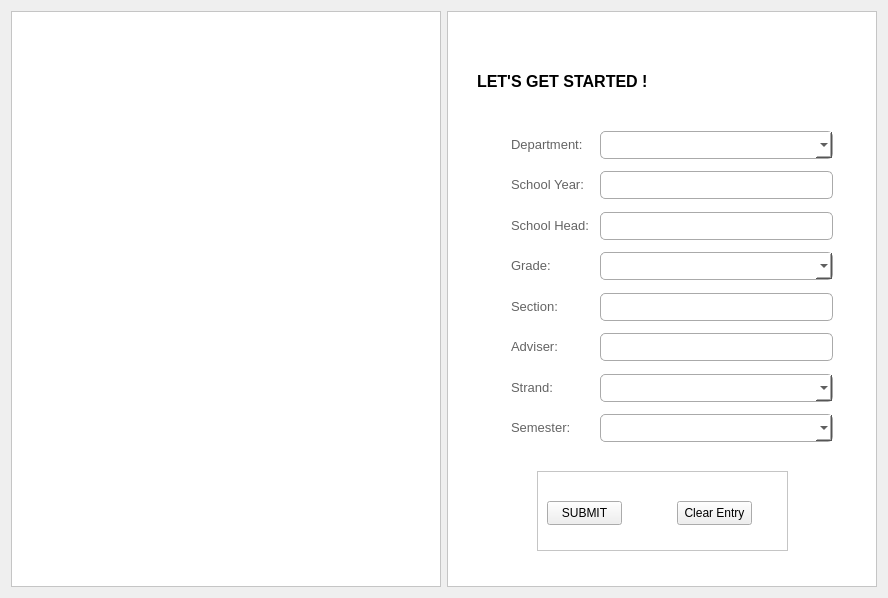
<?xml version="1.0" encoding="UTF-8"?>
<ui version="4.0">
 <class>register_2</class>
 <widget class="QFrame" name="register_2">
  <property name="geometry">
   <rect>
    <x>0</x>
    <y>0</y>
    <width>888</width>
    <height>598</height>
   </rect>
  </property>
  <property name="windowTitle">
   <string>Frame</string>
  </property>
  <property name="styleSheet">
   <string notr="true">QFrame{
	background-color: none;
}</string>
  </property>
  <layout class="QHBoxLayout" name="horizontalLayout">
   <item>
    <widget class="QFrame" name="frame">
     <property name="styleSheet">
      <string notr="true">QFrame{
	background-color: rgb(255, 255, 255);
}</string>
     </property>
     <property name="frameShape">
      <enum>QFrame::StyledPanel</enum>
     </property>
     <property name="frameShadow">
      <enum>QFrame::Raised</enum>
     </property>
     <widget class="QLabel" name="logo">
      <property name="geometry">
       <rect>
        <x>20</x>
        <y>30</y>
        <width>90</width>
        <height>80</height>
       </rect>
      </property>
      <property name="minimumSize">
       <size>
        <width>90</width>
        <height>80</height>
       </size>
      </property>
      <property name="maximumSize">
       <size>
        <width>80</width>
        <height>80</height>
       </size>
      </property>
      <property name="text">
       <string/>
      </property>
      <property name="pixmap">
       <pixmap>../assets/logo.png</pixmap>
      </property>
      <property name="scaledContents">
       <bool>true</bool>
      </property>
     </widget>
    </widget>
   </item>
   <item>
    <widget class="QFrame" name="frame_2">
     <property name="styleSheet">
      <string notr="true">QFrame{
	background-color: rgb(255, 255, 255);
}</string>
     </property>
     <property name="frameShape">
      <enum>QFrame::StyledPanel</enum>
     </property>
     <property name="frameShadow">
      <enum>QFrame::Raised</enum>
     </property>
     <widget class="QFrame" name="entryClassFrame">
      <property name="geometry">
       <rect>
        <x>50</x>
        <y>110</y>
        <width>346</width>
        <height>330</height>
       </rect>
      </property>
      <property name="minimumSize">
       <size>
        <width>0</width>
        <height>330</height>
       </size>
      </property>
      <property name="maximumSize">
       <size>
        <width>16777215</width>
        <height>1000</height>
       </size>
      </property>
      <property name="font">
       <font/>
      </property>
      <property name="styleSheet">
       <string notr="true">QFrame{
	border: 1px solid;
	border-color: rgb(255, 255, 255);
	border-radius: 20px;
	background-color: rgb(255, 255, 255);
}

QComboBox{
	border: 1px solid;
	border-color: rgb(170, 170, 170);
	border-radius: 5px;
	background-color: rgb(255, 255, 255);
	padding-left: 5px;
}

QComboBox:focus{
	border: 1px solid rgb(26, 191, 164);
}

QLineEdit{
	border: 1px solid;
	border-color: rgb(170, 170, 170);
	border-radius: 5px;
	background-color: rgb(255, 255, 255);
	padding-left: 5px;
}

QLineEdit:focus{
	border: 1px solid rgb(26, 191, 164);
}

QLabel{
	color: rgb(100, 100, 100);
}


	</string>
      </property>
      <property name="frameShape">
       <enum>QFrame::NoFrame</enum>
      </property>
      <property name="frameShadow">
       <enum>QFrame::Plain</enum>
      </property>
      <layout class="QFormLayout" name="formLayout">
       <property name="fieldGrowthPolicy">
        <enum>QFormLayout::AllNonFixedFieldsGrow</enum>
       </property>
       <property name="rowWrapPolicy">
        <enum>QFormLayout::DontWrapRows</enum>
       </property>
       <property name="verticalSpacing">
        <number>14</number>
       </property>
       <property name="bottomMargin">
        <number>9</number>
       </property>
       <item row="0" column="0">
        <widget class="QLabel" name="depLabel">
         <property name="font">
          <font>
           <pointsize>10</pointsize>
           <bold>false</bold>
          </font>
         </property>
         <property name="styleSheet">
          <string notr="true"/>
         </property>
         <property name="text">
          <string>Department:</string>
         </property>
        </widget>
       </item>
       <item row="0" column="1">
        <widget class="QComboBox" name="depCombo">
         <property name="minimumSize">
          <size>
           <width>0</width>
           <height>28</height>
          </size>
         </property>
         <property name="maximumSize">
          <size>
           <width>16777215</width>
           <height>28</height>
          </size>
         </property>
         <property name="font">
          <font>
           <pointsize>9</pointsize>
           <bold>false</bold>
          </font>
         </property>
         <property name="styleSheet">
          <string notr="true"/>
         </property>
        </widget>
       </item>
       <item row="1" column="0">
        <widget class="QLabel" name="syLabel">
         <property name="font">
          <font>
           <pointsize>10</pointsize>
           <bold>false</bold>
          </font>
         </property>
         <property name="styleSheet">
          <string notr="true"/>
         </property>
         <property name="text">
          <string>School Year:</string>
         </property>
        </widget>
       </item>
       <item row="1" column="1">
        <widget class="QLineEdit" name="syEntry">
         <property name="minimumSize">
          <size>
           <width>0</width>
           <height>28</height>
          </size>
         </property>
         <property name="maximumSize">
          <size>
           <width>16777215</width>
           <height>28</height>
          </size>
         </property>
         <property name="font">
          <font>
           <pointsize>9</pointsize>
           <bold>false</bold>
          </font>
         </property>
         <property name="styleSheet">
          <string notr="true"/>
         </property>
        </widget>
       </item>
       <item row="2" column="0">
        <widget class="QLabel" name="shLabel">
         <property name="font">
          <font>
           <pointsize>10</pointsize>
           <bold>false</bold>
          </font>
         </property>
         <property name="styleSheet">
          <string notr="true"/>
         </property>
         <property name="text">
          <string>School Head:</string>
         </property>
        </widget>
       </item>
       <item row="2" column="1">
        <widget class="QLineEdit" name="shEntry">
         <property name="minimumSize">
          <size>
           <width>0</width>
           <height>28</height>
          </size>
         </property>
         <property name="maximumSize">
          <size>
           <width>16777215</width>
           <height>28</height>
          </size>
         </property>
         <property name="font">
          <font>
           <pointsize>9</pointsize>
           <bold>false</bold>
          </font>
         </property>
         <property name="styleSheet">
          <string notr="true"/>
         </property>
        </widget>
       </item>
       <item row="3" column="0">
        <widget class="QLabel" name="gradeLabel">
         <property name="font">
          <font>
           <pointsize>10</pointsize>
           <bold>false</bold>
          </font>
         </property>
         <property name="styleSheet">
          <string notr="true"/>
         </property>
         <property name="text">
          <string>Grade:</string>
         </property>
        </widget>
       </item>
       <item row="3" column="1">
        <widget class="QComboBox" name="gradeCombo">
         <property name="minimumSize">
          <size>
           <width>0</width>
           <height>28</height>
          </size>
         </property>
         <property name="maximumSize">
          <size>
           <width>16777215</width>
           <height>28</height>
          </size>
         </property>
         <property name="font">
          <font>
           <pointsize>9</pointsize>
           <bold>false</bold>
          </font>
         </property>
         <property name="styleSheet">
          <string notr="true"/>
         </property>
        </widget>
       </item>
       <item row="4" column="0">
        <widget class="QLabel" name="sectionLabel">
         <property name="font">
          <font>
           <pointsize>10</pointsize>
           <bold>false</bold>
          </font>
         </property>
         <property name="styleSheet">
          <string notr="true"/>
         </property>
         <property name="text">
          <string>Section:</string>
         </property>
        </widget>
       </item>
       <item row="4" column="1">
        <widget class="QLineEdit" name="sectionEntry">
         <property name="minimumSize">
          <size>
           <width>0</width>
           <height>28</height>
          </size>
         </property>
         <property name="maximumSize">
          <size>
           <width>16777215</width>
           <height>28</height>
          </size>
         </property>
         <property name="font">
          <font>
           <pointsize>9</pointsize>
           <bold>false</bold>
          </font>
         </property>
         <property name="styleSheet">
          <string notr="true"/>
         </property>
        </widget>
       </item>
       <item row="6" column="0">
        <widget class="QLabel" name="strandLabel">
         <property name="font">
          <font>
           <pointsize>10</pointsize>
           <bold>false</bold>
          </font>
         </property>
         <property name="styleSheet">
          <string notr="true"/>
         </property>
         <property name="text">
          <string>Strand:</string>
         </property>
        </widget>
       </item>
       <item row="6" column="1">
        <widget class="QComboBox" name="strandCombo">
         <property name="minimumSize">
          <size>
           <width>0</width>
           <height>28</height>
          </size>
         </property>
         <property name="maximumSize">
          <size>
           <width>16777215</width>
           <height>28</height>
          </size>
         </property>
         <property name="font">
          <font>
           <pointsize>9</pointsize>
           <bold>false</bold>
          </font>
         </property>
         <property name="styleSheet">
          <string notr="true"/>
         </property>
        </widget>
       </item>
       <item row="5" column="0">
        <widget class="QLabel" name="advLabel">
         <property name="font">
          <font>
           <pointsize>10</pointsize>
           <bold>false</bold>
          </font>
         </property>
         <property name="styleSheet">
          <string notr="true"/>
         </property>
         <property name="text">
          <string>Adviser:</string>
         </property>
        </widget>
       </item>
       <item row="5" column="1">
        <widget class="QLineEdit" name="advEntry">
         <property name="minimumSize">
          <size>
           <width>0</width>
           <height>28</height>
          </size>
         </property>
         <property name="maximumSize">
          <size>
           <width>16777215</width>
           <height>28</height>
          </size>
         </property>
         <property name="font">
          <font>
           <pointsize>9</pointsize>
           <bold>false</bold>
          </font>
         </property>
         <property name="styleSheet">
          <string notr="true"/>
         </property>
        </widget>
       </item>
       <item row="7" column="0">
        <widget class="QLabel" name="semLabel">
         <property name="font">
          <font>
           <pointsize>10</pointsize>
           <bold>false</bold>
          </font>
         </property>
         <property name="styleSheet">
          <string notr="true"/>
         </property>
         <property name="text">
          <string>Semester:</string>
         </property>
        </widget>
       </item>
       <item row="7" column="1">
        <widget class="QComboBox" name="semCombo">
         <property name="minimumSize">
          <size>
           <width>0</width>
           <height>28</height>
          </size>
         </property>
         <property name="maximumSize">
          <size>
           <width>16777215</width>
           <height>28</height>
          </size>
         </property>
         <property name="font">
          <font>
           <pointsize>9</pointsize>
           <bold>false</bold>
          </font>
         </property>
         <property name="styleSheet">
          <string notr="true"/>
         </property>
        </widget>
       </item>
      </layout>
     </widget>
     <widget class="QLabel" name="label">
      <property name="geometry">
       <rect>
        <x>30</x>
        <y>50</y>
        <width>191</width>
        <height>41</height>
       </rect>
      </property>
      <property name="font">
       <font>
        <pointsize>12</pointsize>
        <bold>true</bold>
       </font>
      </property>
      <property name="text">
       <string>LET'S GET STARTED !</string>
      </property>
     </widget>
     <widget class="QFrame" name="frame_3">
      <property name="geometry">
       <rect>
        <x>90</x>
        <y>460</y>
        <width>251</width>
        <height>80</height>
       </rect>
      </property>
      <property name="frameShape">
       <enum>QFrame::StyledPanel</enum>
      </property>
      <property name="frameShadow">
       <enum>QFrame::Raised</enum>
      </property>
      <widget class="QPushButton" name="pushButton">
       <property name="geometry">
        <rect>
         <x>10</x>
         <y>30</y>
         <width>75</width>
         <height>24</height>
        </rect>
       </property>
       <property name="text">
        <string>SUBMIT</string>
       </property>
      </widget>
      <widget class="QPushButton" name="pushButton_2">
       <property name="geometry">
        <rect>
         <x>140</x>
         <y>30</y>
         <width>75</width>
         <height>24</height>
        </rect>
       </property>
       <property name="text">
        <string>Clear Entry</string>
       </property>
      </widget>
     </widget>
    </widget>
   </item>
  </layout>
 </widget>
 <resources/>
 <connections/>
</ui>
